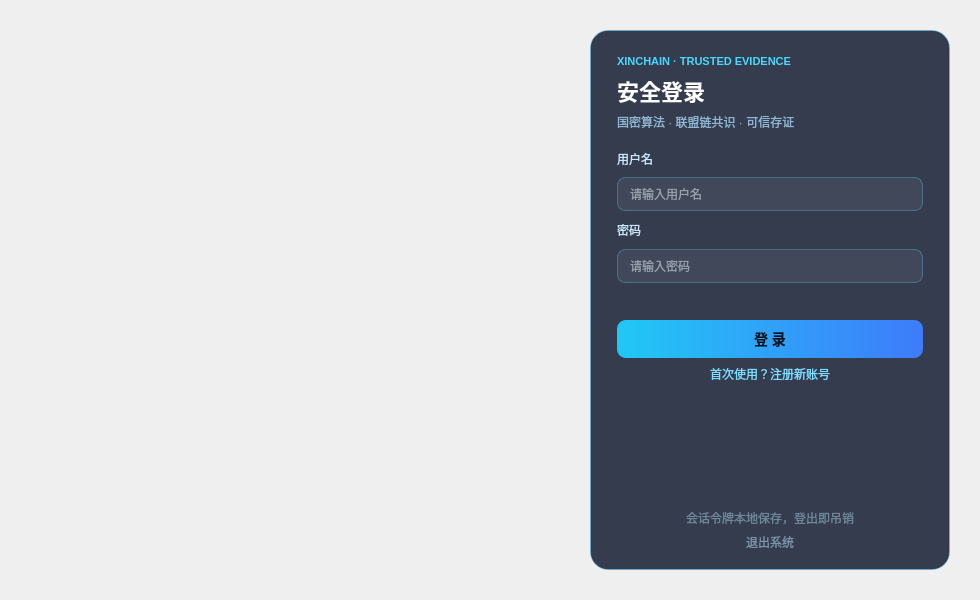
<?xml version="1.0" encoding="UTF-8"?>
<ui version="4.0">
 <class>LoginDialog</class>
 <widget class="QDialog" name="LoginDialog">
  <property name="geometry">
   <rect>
    <x>0</x>
    <y>0</y>
    <width>980</width>
    <height>600</height>
   </rect>
  </property>
  <property name="minimumSize">
   <size>
    <width>880</width>
    <height>540</height>
   </size>
  </property>
  <property name="windowTitle">
   <string>信链 · 安全登录</string>
  </property>
  <layout class="QHBoxLayout" name="rootLayout">
   <property name="leftMargin">
    <number>34</number>
   </property>
   <property name="topMargin">
    <number>30</number>
   </property>
   <property name="rightMargin">
    <number>30</number>
   </property>
   <property name="bottomMargin">
    <number>30</number>
   </property>
   <property name="spacing">
    <number>0</number>
   </property>
   <item>
    <spacer name="left_spacer">
     <property name="orientation">
      <enum>Qt::Horizontal</enum>
     </property>
     <property name="sizeHint" stdset="0">
      <size>
       <width>40</width>
       <height>20</height>
      </size>
     </property>
    </spacer>
   </item>
   <item>
    <widget class="QFrame" name="card">
     <property name="minimumSize">
      <size>
       <width>360</width>
       <height>0</height>
      </size>
     </property>
     <property name="maximumSize">
      <size>
       <width>390</width>
       <height>16777215</height>
      </size>
     </property>
     <property name="sizePolicy">
      <sizepolicy hsizetype="Fixed" vsizetype="Expanding">
       <horstretch>0</horstretch>
       <verstretch>0</verstretch>
      </sizepolicy>
     </property>
     <property name="frameShape">
      <enum>QFrame::NoFrame</enum>
     </property>
     <property name="styleSheet">
      <string notr="true">QFrame#card {
    background-color: rgba(6, 16, 38, 205);
    border: 1px solid rgba(72, 198, 255, 110);
    border-radius: 18px;
}
QFrame#card QLabel {
    color: #C9E6FA;
    background: transparent;
}
QFrame#card QLabel#lbl_brand {
    color: #49D8FF;
    font-weight: bold;
    font-size: 11px;
}
QFrame#card QLabel#lbl_title {
    color: #FFFFFF;
    font-size: 22px;
    font-weight: bold;
}
QFrame#card QLabel#lbl_sub {
    color: #8FB6D2;
    font-size: 12px;
}
QFrame#card QLineEdit {
    background-color: rgba(255, 255, 255, 16);
    border: 1px solid rgba(105, 190, 240, 90);
    border-radius: 8px;
    padding: 7px 10px;
    color: #EAF7FF;
    selection-background-color: #1B78C8;
}
QFrame#card QLineEdit:focus {
    border: 1px solid #49D8FF;
    background-color: rgba(255, 255, 255, 28);
}
QFrame#card QPushButton#btn_login {
    background-color: qlineargradient(x1:0, y1:0, x2:1, y2:0, stop:0 #21C8F6, stop:1 #3E7BFA);
    border: none;
    border-radius: 9px;
    color: #02121F;
    font-weight: bold;
    font-size: 14px;
}
QFrame#card QPushButton#btn_login:hover {
    background-color: qlineargradient(x1:0, y1:0, x2:1, y2:0, stop:0 #55DCFF, stop:1 #5E93FF);
}
QFrame#card QPushButton#btn_login:pressed {
    background-color: #1587C8;
}
QFrame#card QPushButton#btn_login:disabled {
    background-color: rgba(70, 110, 150, 120);
    color: rgba(255, 255, 255, 120);
}
QFrame#card QPushButton#btn_do_register {
    background-color: rgba(33, 200, 246, 40);
    border: 1px solid rgba(73, 216, 255, 120);
    border-radius: 9px;
    color: #BDF0FF;
    font-weight: bold;
}
QFrame#card QPushButton#btn_do_register:hover {
    background-color: rgba(33, 200, 246, 75);
}
QFrame#card QPushButton#btn_to_register, QFrame#card QPushButton#btn_back,
QFrame#card QPushButton#btn_quit {
    border: none;
    color: #7FDBFF;
    background: transparent;
}
QFrame#card QPushButton#btn_to_register:hover, QFrame#card QPushButton#btn_back:hover {
    color: #FFFFFF;
}
QFrame#card QPushButton#btn_quit {
    color: #7C93A8;
}</string>
     </property>
     <layout class="QVBoxLayout" name="cardLayout">
      <property name="leftMargin">
       <number>26</number>
      </property>
      <property name="topMargin">
       <number>24</number>
      </property>
      <property name="rightMargin">
       <number>26</number>
      </property>
      <property name="bottomMargin">
       <number>18</number>
      </property>
      <property name="spacing">
       <number>6</number>
      </property>
      <item>
       <widget class="QLabel" name="lbl_brand">
        <property name="text">
         <string>XINCHAIN · TRUSTED EVIDENCE</string>
        </property>
       </widget>
      </item>
      <item>
       <widget class="QLabel" name="lbl_title">
        <property name="text">
         <string>安全登录</string>
        </property>
       </widget>
      </item>
      <item>
       <widget class="QLabel" name="lbl_sub">
        <property name="text">
         <string>国密算法 · 联盟链共识 · 可信存证</string>
        </property>
       </widget>
      </item>
      <item>
       <widget class="QStackedWidget" name="stack">
        <property name="currentIndex">
         <number>0</number>
        </property>
        <widget class="QWidget" name="page_login">
         <layout class="QVBoxLayout" name="loginLayout">
          <property name="leftMargin">
           <number>0</number>
          </property>
          <property name="topMargin">
           <number>10</number>
          </property>
          <property name="rightMargin">
           <number>0</number>
          </property>
          <property name="bottomMargin">
           <number>0</number>
          </property>
          <property name="spacing">
           <number>7</number>
          </property>
          <item>
           <widget class="QLabel" name="lbl_user">
            <property name="text">
             <string>用户名</string>
            </property>
           </widget>
          </item>
          <item>
           <widget class="QLineEdit" name="edt_user">
            <property name="minimumSize">
             <size>
              <width>0</width>
              <height>34</height>
             </size>
            </property>
            <property name="placeholderText">
             <string>请输入用户名</string>
            </property>
            <property name="clearButtonEnabled">
             <bool>true</bool>
            </property>
           </widget>
          </item>
          <item>
           <widget class="QLabel" name="lbl_pwd">
            <property name="text">
             <string>密码</string>
            </property>
           </widget>
          </item>
          <item>
           <widget class="QLineEdit" name="edt_pwd">
            <property name="minimumSize">
             <size>
              <width>0</width>
              <height>34</height>
             </size>
            </property>
            <property name="echoMode">
             <enum>QLineEdit::Password</enum>
            </property>
            <property name="placeholderText">
             <string>请输入密码</string>
            </property>
           </widget>
          </item>
          <item>
           <widget class="QLabel" name="lbl_login_msg">
            <property name="minimumSize">
             <size>
              <width>0</width>
              <height>20</height>
             </size>
            </property>
            <property name="styleSheet">
             <string notr="true">color: #FF6B5E;</string>
            </property>
            <property name="text">
             <string/>
            </property>
            <property name="wordWrap">
             <bool>true</bool>
            </property>
           </widget>
          </item>
          <item>
           <widget class="QPushButton" name="btn_login">
            <property name="minimumSize">
             <size>
              <width>0</width>
              <height>38</height>
             </size>
            </property>
            <property name="text">
             <string>登 录</string>
            </property>
            <property name="default">
             <bool>true</bool>
            </property>
           </widget>
          </item>
          <item>
           <widget class="QPushButton" name="btn_to_register">
            <property name="text">
             <string>首次使用？注册新账号</string>
            </property>
            <property name="flat">
             <bool>true</bool>
            </property>
           </widget>
          </item>
         </layout>
        </widget>
        <widget class="QWidget" name="page_register">
         <layout class="QVBoxLayout" name="registerLayout">
          <property name="leftMargin">
           <number>0</number>
          </property>
          <property name="topMargin">
           <number>6</number>
          </property>
          <property name="rightMargin">
           <number>0</number>
          </property>
          <property name="bottomMargin">
           <number>0</number>
          </property>
          <property name="spacing">
           <number>6</number>
          </property>
          <item>
           <widget class="QLabel" name="lbl_reg_title">
            <property name="styleSheet">
             <string notr="true">color: #8FB6D2;</string>
            </property>
            <property name="text">
             <string>注册后为普通用户；口令以 PBKDF2 加盐哈希保存，不存明文</string>
            </property>
            <property name="wordWrap">
             <bool>true</bool>
            </property>
           </widget>
          </item>
          <item>
           <widget class="QLineEdit" name="edt_reg_user">
            <property name="minimumSize">
             <size>
              <width>0</width>
              <height>32</height>
             </size>
            </property>
            <property name="placeholderText">
             <string>用户名（不超过 64 个字符）</string>
            </property>
            <property name="clearButtonEnabled">
             <bool>true</bool>
            </property>
           </widget>
          </item>
          <item>
           <widget class="QLineEdit" name="edt_reg_pwd">
            <property name="minimumSize">
             <size>
              <width>0</width>
              <height>32</height>
             </size>
            </property>
            <property name="echoMode">
             <enum>QLineEdit::Password</enum>
            </property>
            <property name="placeholderText">
             <string>密码</string>
            </property>
           </widget>
          </item>
          <item>
           <widget class="QLineEdit" name="edt_reg_pwd2">
            <property name="minimumSize">
             <size>
              <width>0</width>
              <height>32</height>
             </size>
            </property>
            <property name="echoMode">
             <enum>QLineEdit::Password</enum>
            </property>
            <property name="placeholderText">
             <string>确认密码</string>
            </property>
           </widget>
          </item>
          <item>
           <widget class="QLabel" name="lbl_register_msg">
            <property name="minimumSize">
             <size>
              <width>0</width>
              <height>20</height>
             </size>
            </property>
            <property name="styleSheet">
             <string notr="true">color: #FF6B5E;</string>
            </property>
            <property name="text">
             <string/>
            </property>
            <property name="wordWrap">
             <bool>true</bool>
            </property>
           </widget>
          </item>
          <item>
           <widget class="QPushButton" name="btn_do_register">
            <property name="minimumSize">
             <size>
              <width>0</width>
              <height>34</height>
             </size>
            </property>
            <property name="text">
             <string>注 册</string>
            </property>
           </widget>
          </item>
          <item>
           <widget class="QPushButton" name="btn_back">
            <property name="text">
             <string>返回登录</string>
            </property>
            <property name="flat">
             <bool>true</bool>
            </property>
           </widget>
          </item>
         </layout>
        </widget>
       </widget>
      </item>
      <item>
       <spacer name="card_spacer">
        <property name="orientation">
         <enum>Qt::Vertical</enum>
        </property>
        <property name="sizeHint" stdset="0">
         <size>
          <width>20</width>
          <height>20</height>
         </size>
        </property>
       </spacer>
      </item>
      <item>
       <widget class="QLabel" name="lbl_tip">
        <property name="styleSheet">
         <string notr="true">color: #6E879B;</string>
        </property>
        <property name="text">
         <string>会话令牌本地保存，登出即吊销</string>
        </property>
        <property name="alignment">
         <set>Qt::AlignCenter</set>
        </property>
        <property name="wordWrap">
         <bool>true</bool>
        </property>
       </widget>
      </item>
      <item>
       <widget class="QPushButton" name="btn_quit">
        <property name="text">
         <string>退出系统</string>
        </property>
        <property name="flat">
         <bool>true</bool>
        </property>
       </widget>
      </item>
     </layout>
    </widget>
   </item>
  </layout>
 </widget>
 <resources/>
 <connections/>
</ui>
